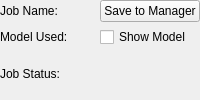
    <widget class="QWidget" name="widgetTop" native="true">
     <layout class="QGridLayout" name="gridLayout_6">
      <property name="leftMargin">
       <number>0</number>
      </property>
      <property name="topMargin">
       <number>0</number>
      </property>
      <property name="rightMargin">
       <number>0</number>
      </property>
      <property name="bottomMargin">
       <number>5</number>
      </property>
      <property name="spacing">
       <number>5</number>
      </property>
      <item row="0" column="0">
       <widget class="QLabel" name="label">
        <property name="sizePolicy">
         <sizepolicy hsizetype="Fixed" vsizetype="Preferred">
          <horstretch>0</horstretch>
          <verstretch>0</verstretch>
         </sizepolicy>
        </property>
        <property name="layoutDirection">
         <enum>Qt::LeftToRight</enum>
        </property>
        <property name="text">
         <string>Job Name:</string>
        </property>
       </widget>
      </item>
      <item row="2" column="1" colspan="2">
       <widget class="QLabel" name="labelJobStatus">
        <property name="text">
         <string/>
        </property>
       </widget>
      </item>
      <item row="2" column="0">
       <widget class="QLabel" name="label_4">
        <property name="sizePolicy">
         <sizepolicy hsizetype="Fixed" vsizetype="Preferred">
          <horstretch>0</horstretch>
          <verstretch>0</verstretch>
         </sizepolicy>
        </property>
        <property name="text">
         <string>Job Status:</string>
        </property>
       </widget>
      </item>
      <item row="1" column="1">
       <widget class="QLabel" name="labelModelName">
        <property name="text">
         <string/>
        </property>
       </widget>
      </item>
      <item row="1" column="0">
       <widget class="QLabel" name="label_2">
        <property name="text">
         <string>Model Used:</string>
        </property>
       </widget>
      </item>
      <item row="1" column="2">
       <widget class="QCheckBox" name="checkBoxShowModel">
        <property name="sizePolicy">
         <sizepolicy hsizetype="Fixed" vsizetype="Fixed">
          <horstretch>0</horstretch>
          <verstretch>0</verstretch>
         </sizepolicy>
        </property>
        <property name="text">
         <string>Show Model</string>
        </property>
       </widget>
      </item>
      <item row="0" column="1">
       <widget class="QLabel" name="labelJobName">
        <property name="text">
         <string/>
        </property>
       </widget>
      </item>
      <item row="0" column="2">
       <widget class="QPushButton" name="btnSave">
        <property name="sizePolicy">
         <sizepolicy hsizetype="Fixed" vsizetype="Fixed">
          <horstretch>0</horstretch>
          <verstretch>0</verstretch>
         </sizepolicy>
        </property>
        <property name="text">
         <string>Save to Manager</string>
        </property>
       </widget>
      </item>
     </layout>
    </widget>
